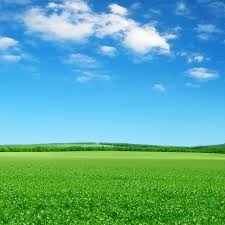
#> input picture Práticas/Images_01/hist_b-p_sky_grass_01.jpg, 225 x 225 px, found by its file name
$ python 17a.py
#> lines starting #> are read from the running program, lines starting #| are printed output that depends on the picture
#> further down, src is the input picture: shape (225, 225, 3); mean B, G, R 163.7, 173.1, 92.3
#> `hsv = cv.cvtColor(src, cv.COLOR_BGR2HSV)`: hsv: shape (225, 225, 3); mean H, S, V 82.8, 165, 205.4
import os
import cv2 as cv
import numpy as np


def Hist_and_Backproj(val):

#> called with val = 25
    bins = val
    histSize = max(bins, 2)
    ranges = [0, 180]  # hue_range

    hist = cv.calcHist([hue], [0], None, [histSize], ranges, accumulate=False)
    cv.normalize(hist, hist, alpha=0, beta=255, norm_type=cv.NORM_MINMAX)

    backproj = cv.calcBackProject([hue], [0], hist, ranges, scale=1)

    cv.imshow('BackProj', backproj)
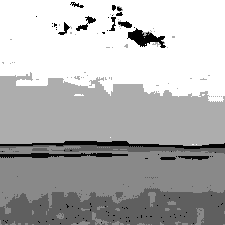
#> window 'BackProj': shape (225, 225); min 0, max 255, mean 178.7

    w = 400
    h = 400
    bin_w = int(round(w / histSize))
    histImg = np.zeros((h, w, 3), dtype=np.uint8)
    for i in range(bins):
        cv.rectangle(histImg, (i*bin_w, h), ((i+1)*bin_w, h -
                     int(np.round(hist[i]*h/255.0))), (0, 0, 255), cv.FILLED)
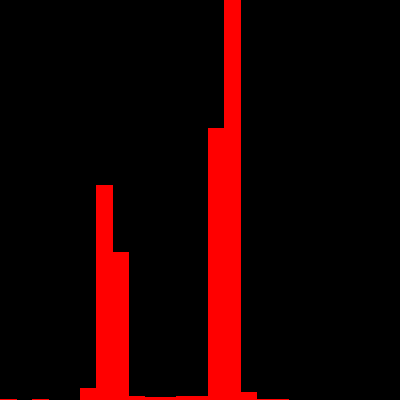
#> histImg: shape (400, 400, 3); mean of channels 0, 1, 2 0, 0, 28.4; drawn as B, G, R
    cv.imshow('Histogram', histImg)


imagesDir = 'Images_01'  # Change this, according to your images' directory path

src = cv.imread(os.path.join(imagesDir, 'hist_b-p_sky_grass_01.jpg'))


hsv = cv.cvtColor(src, cv.COLOR_BGR2HSV)

# For this tutorial, we will use only the Hue value for our 1-D histogram
# (check out the fancier code in the links above if you want to use the more standard H-S histogram, which yields better results):
ch = (0, 0)
hue = np.empty(hsv.shape, hsv.dtype)
cv.mixChannels([hsv], [hue], ch)

window_image = 'Source image'
cv.namedWindow(window_image)
bins = 25
cv.createTrackbar('* Hue  bins: ', window_image, bins, 180, Hist_and_Backproj)

Hist_and_Backproj(bins)

cv.imshow(window_image, src)
cv.waitKey()

$ run again, with Práticas/Images_01/hist_b-p_sky_grass_03.jpg copied over Práticas/Images_01/hist_b-p_sky_grass_01.jpg
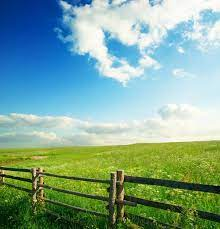
#> input picture Práticas/Images_01/hist_b-p_sky_grass_03.jpg, 220 x 229 px, found by its file name
#> src is the input picture: shape (229, 220, 3); mean B, G, R 150.1, 166.9, 129.2
#> hsv: shape (229, 220, 3); mean H, S, V 69.4, 125.8, 183.9
#> in Hist_and_Backproj, `cv.imshow('BackProj', backproj)`:
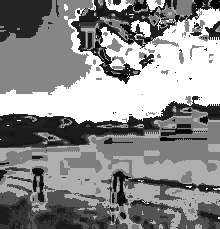
#> window 'BackProj': shape (229, 220); min 0, max 255, mean 139.3
#> after the loop in Hist_and_Backproj, `for i in range(bins):`:
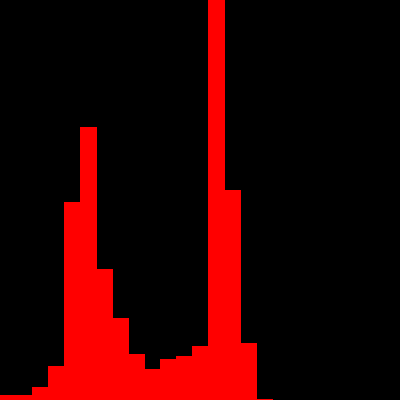
#> histImg: shape (400, 400, 3); mean of channels 0, 1, 2 0, 0, 42.5; drawn as B, G, R

$ run again, with Práticas/Images_01/FEUP_02.jpg copied over Práticas/Images_01/hist_b-p_sky_grass_01.jpg
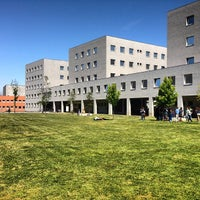
#> input picture Práticas/Images_01/FEUP_02.jpg, 200 x 200 px, found by its file name
#> src is the input picture: shape (200, 200, 3); mean B, G, R 115.2, 136.5, 124.4
#> hsv: shape (200, 200, 3); mean H, S, V 54.3, 114.7, 154.8
#> in Hist_and_Backproj, `cv.imshow('BackProj', backproj)`:
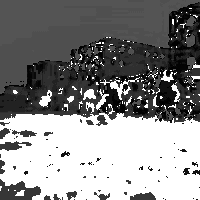
#> window 'BackProj': shape (200, 200); min 0, max 255, mean 136.5
#> after the loop in Hist_and_Backproj, `for i in range(bins):`:
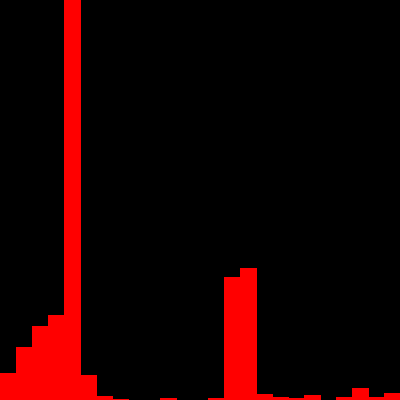
#> histImg: shape (400, 400, 3); mean of channels 0, 1, 2 0, 0, 25.6; drawn as B, G, R
